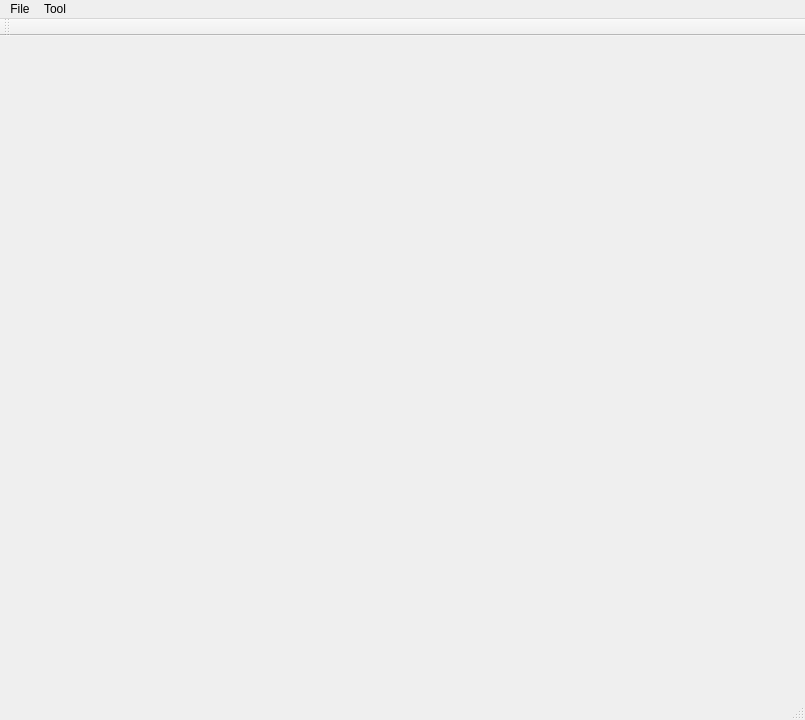
<?xml version="1.0" encoding="UTF-8"?>
<ui version="4.0">
 <class>MainWindowClass</class>
 <widget class="QMainWindow" name="MainWindowClass">
  <property name="geometry">
   <rect>
    <x>0</x>
    <y>0</y>
    <width>805</width>
    <height>720</height>
   </rect>
  </property>
  <property name="windowTitle">
   <string>Line/Curve Detection</string>
  </property>
  <widget class="QWidget" name="centralWidget"/>
  <widget class="QMenuBar" name="menuBar">
   <property name="geometry">
    <rect>
     <x>0</x>
     <y>0</y>
     <width>805</width>
     <height>21</height>
    </rect>
   </property>
   <widget class="QMenu" name="menuFile">
    <property name="title">
     <string>File</string>
    </property>
    <addaction name="actionOpen"/>
    <addaction name="separator"/>
    <addaction name="actionExit"/>
   </widget>
   <widget class="QMenu" name="menuTool">
    <property name="title">
     <string>Tool</string>
    </property>
    <addaction name="actionDetectContours"/>
    <addaction name="actionDetectCurves"/>
    <addaction name="actionDetectLines"/>
   </widget>
   <addaction name="menuFile"/>
   <addaction name="menuTool"/>
  </widget>
  <widget class="QToolBar" name="mainToolBar">
   <attribute name="toolBarArea">
    <enum>TopToolBarArea</enum>
   </attribute>
   <attribute name="toolBarBreak">
    <bool>false</bool>
   </attribute>
  </widget>
  <widget class="QStatusBar" name="statusBar"/>
  <action name="actionExit">
   <property name="text">
    <string>Exit</string>
   </property>
  </action>
  <action name="actionOpen">
   <property name="text">
    <string>Open</string>
   </property>
   <property name="shortcut">
    <string>Ctrl+O</string>
   </property>
  </action>
  <action name="actionDetectContours">
   <property name="text">
    <string>Detect Contours</string>
   </property>
  </action>
  <action name="actionDetectCurves">
   <property name="text">
    <string>Detect Curves</string>
   </property>
  </action>
  <action name="actionDetectLines">
   <property name="text">
    <string>Detect Lines</string>
   </property>
  </action>
 </widget>
 <layoutdefault spacing="6" margin="11"/>
 <resources>
  <include location="MainWindow.qrc"/>
 </resources>
 <connections/>
</ui>
